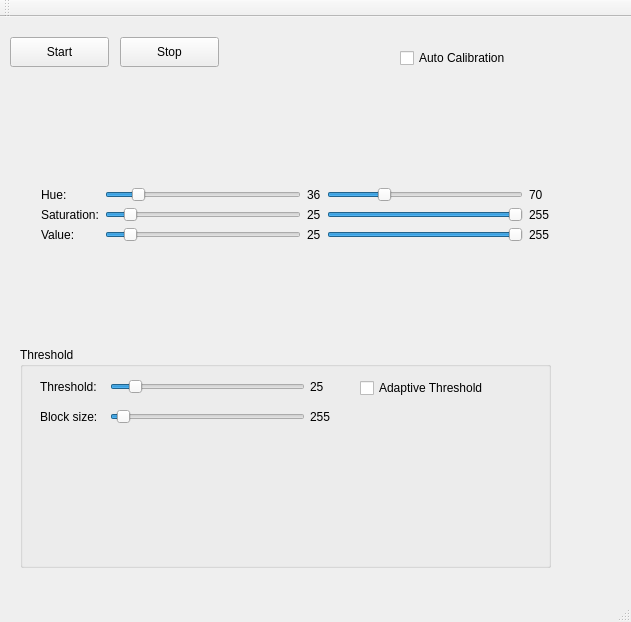
<?xml version="1.0" encoding="UTF-8"?>
<ui version="4.0">
 <class>MainWindow</class>
 <widget class="QMainWindow" name="MainWindow">
  <property name="geometry">
   <rect>
    <x>0</x>
    <y>0</y>
    <width>631</width>
    <height>622</height>
   </rect>
  </property>
  <property name="windowTitle">
   <string>MainWindow</string>
  </property>
  <widget class="QWidget" name="centralWidget">
   <widget class="QPushButton" name="pushButtonStart">
    <property name="geometry">
     <rect>
      <x>10</x>
      <y>20</y>
      <width>99</width>
      <height>30</height>
     </rect>
    </property>
    <property name="text">
     <string>Start</string>
    </property>
   </widget>
   <widget class="QPushButton" name="pushButtonStop">
    <property name="geometry">
     <rect>
      <x>120</x>
      <y>20</y>
      <width>99</width>
      <height>30</height>
     </rect>
    </property>
    <property name="text">
     <string>Stop</string>
    </property>
   </widget>
   <widget class="QCheckBox" name="checkBoxAutoCalibration">
    <property name="geometry">
     <rect>
      <x>400</x>
      <y>30</y>
      <width>161</width>
      <height>22</height>
     </rect>
    </property>
    <property name="text">
     <string>Auto Calibration</string>
    </property>
   </widget>
   <widget class="QWidget" name="layoutWidget">
    <property name="geometry">
     <rect>
      <x>30</x>
      <y>160</y>
      <width>531</width>
      <height>76</height>
     </rect>
    </property>
    <layout class="QHBoxLayout" name="horizontalLayout">
     <item>
      <layout class="QVBoxLayout" name="verticalLayout">
       <item>
        <widget class="QLabel" name="labelHSVHue">
         <property name="text">
          <string>Hue:</string>
         </property>
        </widget>
       </item>
       <item>
        <widget class="QLabel" name="labelHSVSaturation">
         <property name="text">
          <string>Saturation:</string>
         </property>
        </widget>
       </item>
       <item>
        <widget class="QLabel" name="labelHSVValue">
         <property name="text">
          <string>Value:</string>
         </property>
        </widget>
       </item>
      </layout>
     </item>
     <item>
      <layout class="QVBoxLayout" name="verticalLayout_2">
       <item>
        <widget class="QSlider" name="horizontalSliderHSVHueLower">
         <property name="maximum">
          <number>255</number>
         </property>
         <property name="value">
          <number>36</number>
         </property>
         <property name="orientation">
          <enum>Qt::Horizontal</enum>
         </property>
        </widget>
       </item>
       <item>
        <widget class="QSlider" name="horizontalSliderHSVSaturationLower">
         <property name="maximum">
          <number>255</number>
         </property>
         <property name="value">
          <number>25</number>
         </property>
         <property name="orientation">
          <enum>Qt::Horizontal</enum>
         </property>
        </widget>
       </item>
       <item>
        <widget class="QSlider" name="horizontalSliderHSVValueLower">
         <property name="maximum">
          <number>255</number>
         </property>
         <property name="value">
          <number>25</number>
         </property>
         <property name="orientation">
          <enum>Qt::Horizontal</enum>
         </property>
        </widget>
       </item>
      </layout>
     </item>
     <item>
      <layout class="QVBoxLayout" name="verticalLayout_3">
       <item>
        <widget class="QLabel" name="labelHSVHueLowerValue">
         <property name="text">
          <string>36</string>
         </property>
        </widget>
       </item>
       <item>
        <widget class="QLabel" name="labelHSVSaturationLowerValue">
         <property name="text">
          <string>25</string>
         </property>
        </widget>
       </item>
       <item>
        <widget class="QLabel" name="labelHSVValueLowerValue">
         <property name="text">
          <string>25</string>
         </property>
        </widget>
       </item>
      </layout>
     </item>
     <item>
      <layout class="QVBoxLayout" name="verticalLayout_4">
       <item>
        <widget class="QSlider" name="horizontalSliderHSVHueUpper">
         <property name="maximum">
          <number>255</number>
         </property>
         <property name="value">
          <number>70</number>
         </property>
         <property name="orientation">
          <enum>Qt::Horizontal</enum>
         </property>
        </widget>
       </item>
       <item>
        <widget class="QSlider" name="horizontalSliderHSVSaturationUpper">
         <property name="maximum">
          <number>255</number>
         </property>
         <property name="value">
          <number>255</number>
         </property>
         <property name="orientation">
          <enum>Qt::Horizontal</enum>
         </property>
        </widget>
       </item>
       <item>
        <widget class="QSlider" name="horizontalSliderHSVValueUpper">
         <property name="maximum">
          <number>255</number>
         </property>
         <property name="value">
          <number>255</number>
         </property>
         <property name="orientation">
          <enum>Qt::Horizontal</enum>
         </property>
        </widget>
       </item>
      </layout>
     </item>
     <item>
      <layout class="QVBoxLayout" name="verticalLayout_5">
       <item>
        <widget class="QLabel" name="labelHSVHueUpperValue">
         <property name="text">
          <string>70</string>
         </property>
        </widget>
       </item>
       <item>
        <widget class="QLabel" name="labelHSVSaturationUpperValue">
         <property name="text">
          <string>255</string>
         </property>
        </widget>
       </item>
       <item>
        <widget class="QLabel" name="labelHSVValueUpperValue">
         <property name="text">
          <string>255</string>
         </property>
        </widget>
       </item>
      </layout>
     </item>
    </layout>
   </widget>
   <widget class="QGroupBox" name="groupBoxThreshold">
    <property name="geometry">
     <rect>
      <x>20</x>
      <y>330</y>
      <width>531</width>
      <height>221</height>
     </rect>
    </property>
    <property name="title">
     <string>Threshold</string>
    </property>
    <property name="alignment">
     <set>Qt::AlignLeading|Qt::AlignLeft|Qt::AlignTop</set>
    </property>
    <property name="flat">
     <bool>false</bool>
    </property>
    <widget class="QLabel" name="labelThreshold">
     <property name="geometry">
      <rect>
       <x>20</x>
       <y>30</y>
       <width>67</width>
       <height>20</height>
      </rect>
     </property>
     <property name="text">
      <string>Threshold:</string>
     </property>
    </widget>
    <widget class="QSlider" name="horizontalSliderThresholdMin">
     <property name="geometry">
      <rect>
       <x>90</x>
       <y>30</y>
       <width>195</width>
       <height>20</height>
      </rect>
     </property>
     <property name="maximum">
      <number>255</number>
     </property>
     <property name="value">
      <number>25</number>
     </property>
     <property name="orientation">
      <enum>Qt::Horizontal</enum>
     </property>
    </widget>
    <widget class="QLabel" name="labelThresholdMinValue">
     <property name="geometry">
      <rect>
       <x>290</x>
       <y>30</y>
       <width>15</width>
       <height>20</height>
      </rect>
     </property>
     <property name="text">
      <string>25</string>
     </property>
    </widget>
    <widget class="QLabel" name="labelThresholdBlockSizeValue">
     <property name="geometry">
      <rect>
       <x>290</x>
       <y>60</y>
       <width>23</width>
       <height>20</height>
      </rect>
     </property>
     <property name="text">
      <string>255</string>
     </property>
    </widget>
    <widget class="QSlider" name="horizontalSliderThresholdBlockSize">
     <property name="geometry">
      <rect>
       <x>90</x>
       <y>60</y>
       <width>195</width>
       <height>20</height>
      </rect>
     </property>
     <property name="minimum">
      <number>3</number>
     </property>
     <property name="maximum">
      <number>255</number>
     </property>
     <property name="singleStep">
      <number>2</number>
     </property>
     <property name="value">
      <number>11</number>
     </property>
     <property name="orientation">
      <enum>Qt::Horizontal</enum>
     </property>
    </widget>
    <widget class="QLabel" name="labelThresholdBlockSize">
     <property name="geometry">
      <rect>
       <x>20</x>
       <y>60</y>
       <width>67</width>
       <height>20</height>
      </rect>
     </property>
     <property name="text">
      <string>Block size:</string>
     </property>
    </widget>
    <widget class="QCheckBox" name="checkBoxAdaptiveThreshold">
     <property name="geometry">
      <rect>
       <x>340</x>
       <y>30</y>
       <width>171</width>
       <height>22</height>
      </rect>
     </property>
     <property name="text">
      <string>Adaptive Threshold</string>
     </property>
    </widget>
   </widget>
  </widget>
  <widget class="QMenuBar" name="menuBar">
   <property name="geometry">
    <rect>
     <x>0</x>
     <y>0</y>
     <width>631</width>
     <height>30</height>
    </rect>
   </property>
  </widget>
  <widget class="QToolBar" name="mainToolBar">
   <attribute name="toolBarArea">
    <enum>TopToolBarArea</enum>
   </attribute>
   <attribute name="toolBarBreak">
    <bool>false</bool>
   </attribute>
  </widget>
  <widget class="QStatusBar" name="statusBar"/>
 </widget>
 <layoutdefault spacing="6" margin="11"/>
 <resources/>
 <connections/>
</ui>
